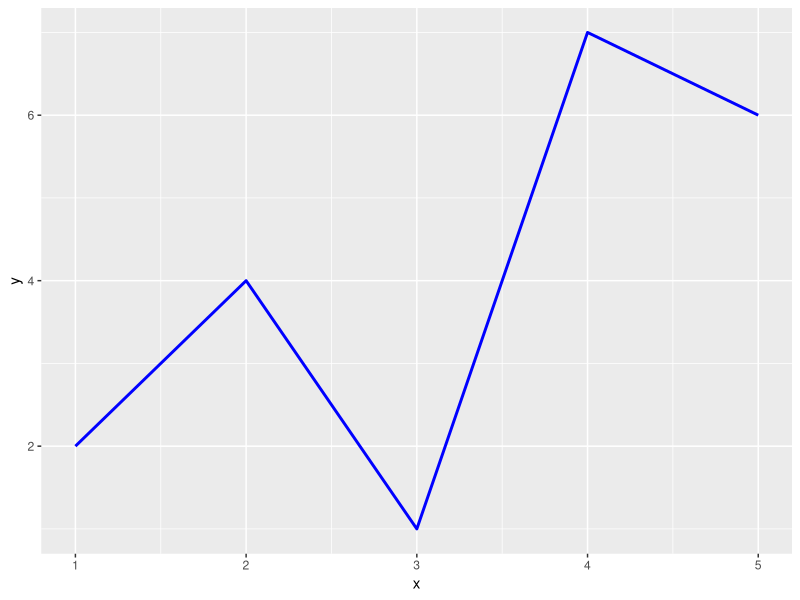

Generate this figure with R:
# QUESTION :-
# Create a line plot connecting points using ggplot and geom_line().


library(ggplot2)

x <- c(1, 2, 3, 4, 5)
y <- c(2, 4, 1, 7, 6)

# Combine the vectors into a data frame
data <- data.frame(x, y)

# Create a line plot using ggplot
ggplot(data, aes(x = x, y = y)) + geom_line(color = "blue", linewidth = 1)
